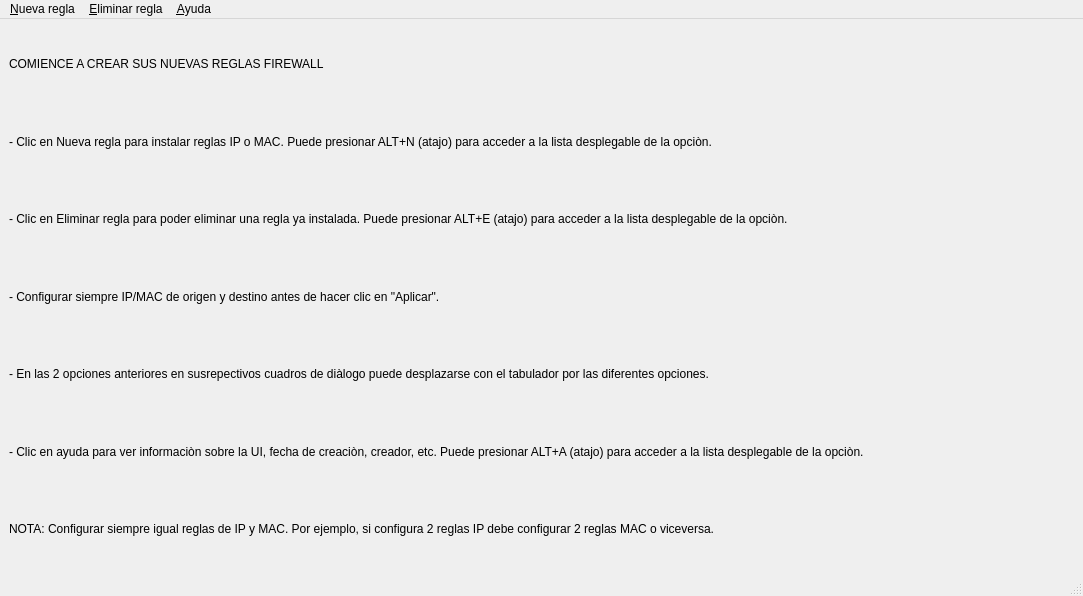
<?xml version="1.0" encoding="UTF-8"?>
<ui version="4.0">
 <class>MainWindow</class>
 <widget class="QMainWindow" name="MainWindow">
  <property name="geometry">
   <rect>
    <x>0</x>
    <y>0</y>
    <width>1083</width>
    <height>596</height>
   </rect>
  </property>
  <property name="windowTitle">
   <string>Reglas Firewall</string>
  </property>
  <widget class="QWidget" name="centralwidget">
   <layout class="QVBoxLayout" name="verticalLayout">
    <item>
     <widget class="QLabel" name="label">
      <property name="text">
       <string>COMIENCE A CREAR SUS NUEVAS REGLAS FIREWALL</string>
      </property>
     </widget>
    </item>
    <item>
     <widget class="QLabel" name="label_2">
      <property name="text">
       <string>- Clic en Nueva regla para instalar reglas IP o MAC. Puede presionar ALT+N (atajo) para acceder a la lista desplegable de la opciòn.</string>
      </property>
     </widget>
    </item>
    <item>
     <widget class="QLabel" name="label_3">
      <property name="text">
       <string>- Clic en Eliminar regla para poder eliminar una regla ya instalada. Puede presionar ALT+E (atajo) para acceder a la lista desplegable de la opciòn.</string>
      </property>
     </widget>
    </item>
    <item>
     <widget class="QLabel" name="label_7">
      <property name="text">
       <string>- Configurar siempre IP/MAC de origen y destino antes de hacer clic en &quot;Aplicar&quot;.</string>
      </property>
     </widget>
    </item>
    <item>
     <widget class="QLabel" name="label_6">
      <property name="text">
       <string>- En las 2 opciones anteriores en susrepectivos cuadros de diàlogo puede desplazarse con el tabulador por las diferentes opciones.</string>
      </property>
     </widget>
    </item>
    <item>
     <widget class="QLabel" name="label_4">
      <property name="text">
       <string>- Clic en ayuda para ver informaciòn sobre la UI, fecha de creaciòn, creador, etc. Puede presionar ALT+A (atajo) para acceder a la lista desplegable de la opciòn.</string>
      </property>
     </widget>
    </item>
    <item>
     <widget class="QLabel" name="label_5">
      <property name="text">
       <string>NOTA: Configurar siempre igual reglas de IP y MAC. Por ejemplo, si configura 2 reglas IP debe configurar 2 reglas MAC o viceversa.</string>
      </property>
     </widget>
    </item>
   </layout>
  </widget>
  <widget class="QMenuBar" name="menubar">
   <property name="geometry">
    <rect>
     <x>0</x>
     <y>0</y>
     <width>1083</width>
     <height>22</height>
    </rect>
   </property>
   <widget class="QMenu" name="menuNueva_regla">
    <property name="title">
     <string>&amp;Nueva regla</string>
    </property>
    <addaction name="open_ip_menu"/>
    <addaction name="open_mac_menu"/>
   </widget>
   <widget class="QMenu" name="menuEliminar_regla">
    <property name="title">
     <string>&amp;Eliminar regla</string>
    </property>
    <addaction name="actionIP_2"/>
    <addaction name="actionMAC_2"/>
   </widget>
   <widget class="QMenu" name="menu_Ayuda">
    <property name="title">
     <string>&amp;Ayuda</string>
    </property>
    <addaction name="actionA_cerca_de"/>
   </widget>
   <addaction name="menuNueva_regla"/>
   <addaction name="menuEliminar_regla"/>
   <addaction name="menu_Ayuda"/>
  </widget>
  <widget class="QStatusBar" name="statusbar"/>
  <action name="open_ip_menu">
   <property name="text">
    <string>IP</string>
   </property>
   <property name="toolTip">
    <string>Nueva regla IP</string>
   </property>
  </action>
  <action name="open_mac_menu">
   <property name="text">
    <string>MAC</string>
   </property>
   <property name="toolTip">
    <string>Nueva regla MAC</string>
   </property>
  </action>
  <action name="actionIP_2">
   <property name="text">
    <string>Eliminar IP</string>
   </property>
   <property name="toolTip">
    <string>Eliminar regla IP</string>
   </property>
  </action>
  <action name="actionMAC_2">
   <property name="text">
    <string>Eliminar MAC</string>
   </property>
   <property name="toolTip">
    <string>Eliminar regla MAC</string>
   </property>
  </action>
  <action name="actionA_cerca_de">
   <property name="text">
    <string>A&amp;bout..</string>
   </property>
  </action>
 </widget>
 <resources/>
 <connections>
  <connection>
   <sender>open_ip_menu</sender>
   <signal>triggered()</signal>
   <receiver>open_ip_menu</receiver>
   <slot>hover()</slot>
   <hints>
    <hint type="sourcelabel">
     <x>-1</x>
     <y>-1</y>
    </hint>
    <hint type="destinationlabel">
     <x>-1</x>
     <y>-1</y>
    </hint>
   </hints>
  </connection>
  <connection>
   <sender>actionA_cerca_de</sender>
   <signal>triggered()</signal>
   <receiver>actionA_cerca_de</receiver>
   <slot>hover()</slot>
   <hints>
    <hint type="sourcelabel">
     <x>-1</x>
     <y>-1</y>
    </hint>
    <hint type="destinationlabel">
     <x>-1</x>
     <y>-1</y>
    </hint>
   </hints>
  </connection>
  <connection>
   <sender>open_mac_menu</sender>
   <signal>triggered()</signal>
   <receiver>open_mac_menu</receiver>
   <slot>hover()</slot>
   <hints>
    <hint type="sourcelabel">
     <x>-1</x>
     <y>-1</y>
    </hint>
    <hint type="destinationlabel">
     <x>-1</x>
     <y>-1</y>
    </hint>
   </hints>
  </connection>
  <connection>
   <sender>actionIP_2</sender>
   <signal>destroyed()</signal>
   <receiver>open_ip_menu</receiver>
   <slot>deleteLater()</slot>
   <hints>
    <hint type="sourcelabel">
     <x>-1</x>
     <y>-1</y>
    </hint>
    <hint type="destinationlabel">
     <x>-1</x>
     <y>-1</y>
    </hint>
   </hints>
  </connection>
 </connections>
</ui>
